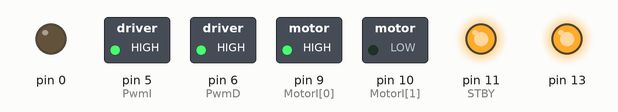
A sketch run on a simulated Arduino Uno, built with avr-gcc and run on an emulated ATmega328P. On the bench: switched loads named in the sketch (green lamp = pin HIGH), output pins drawn as LEDs (lit = HIGH).

Above: at 0.1 s.
Timing chart, 0 to 1.6 s (numbered marks = the images above):
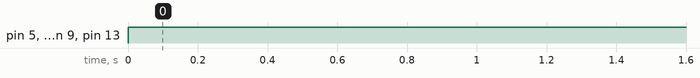

Measured:
- by itself, pin 5 (PwmI), pin 6 (PwmD), pin 9 (MotorI[0]), pin 13: LOW → HIGH at 0.00 s

The sketch:

Codigo02_MotorDC.ino
```cpp
/*
 *  Codigo del segundo video de RedBot
 *  Sobre como manejar motores DC
 *  URL:
 */


//Pines de los motores
int MotorD[2] = {13.12};
int MotorI[2] = {9, 10};
int PwmD = 6;
int PwmI = 5;
int STBY = 11;

void setup() {
  pinMode(PwmD, OUTPUT);
  pinMode(PwmI, OUTPUT);
  for (int i = 0; i < 2; i++) {
    pinMode(MotorD[i], OUTPUT);
    pinMode(MotorI[i], OUTPUT);
  }
  pinMode(STBY, OUTPUT);
  digitalWrite(STBY, 1);
}

void loop() {
  VelocidadMotor(MotorD, PwmD, 255);//ejemplo de Motor Derecho
  VelocidadMotor(MotorI, PwmI, 255);//ejemplo de Motor Izquierdo
}

//Funcion para Poner una velocidad a un motor
//La velocidad puede ser desde -255 a 255
void VelocidadMotor(int Motor[], int PWM, int Velocidad) {
  if (Velocidad > 0 ) {
    digitalWrite(Motor[0],  1);
    digitalWrite(Motor[1],  0);
  }
  else {
    Velocidad = - Velocidad;
    digitalWrite(Motor[0], 0);
    digitalWrite(Motor[1], 1);
  }
  analogWrite(PWM, Velocidad);
}
```
